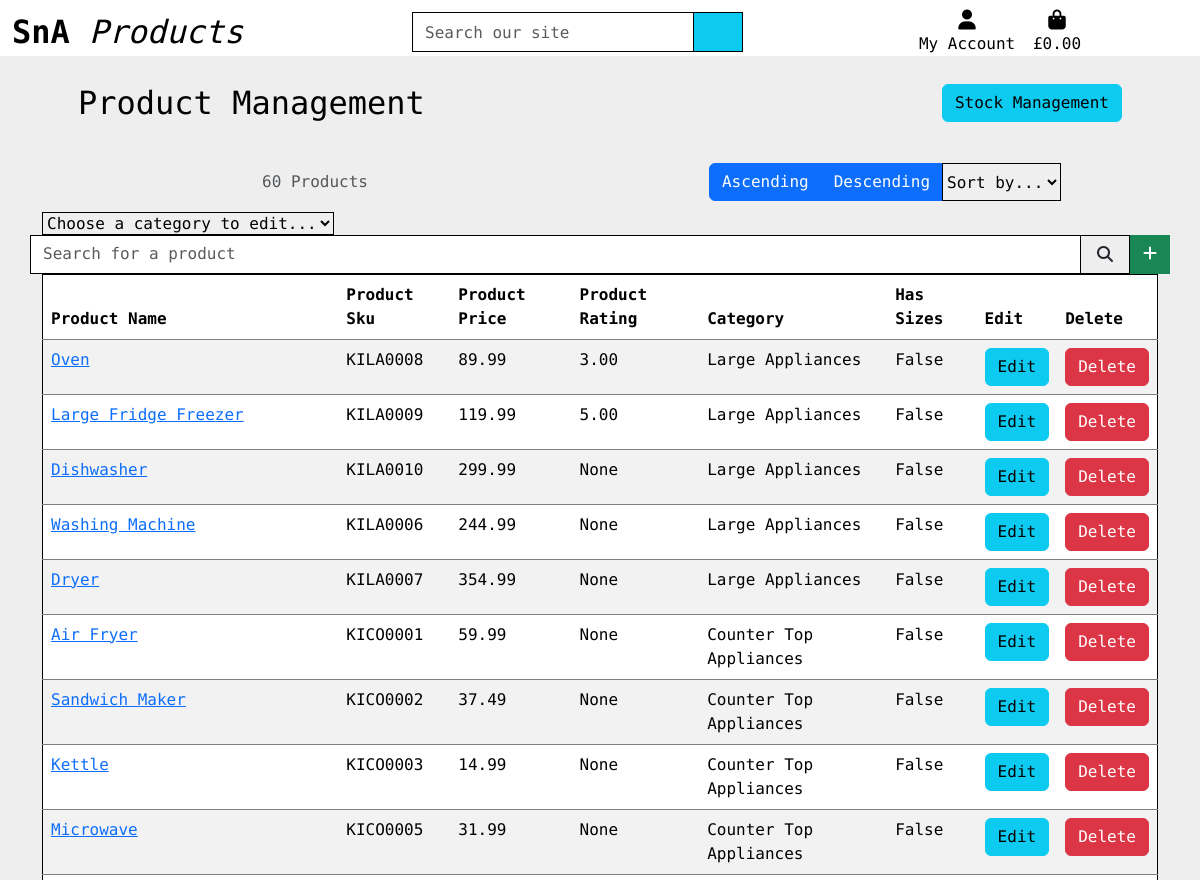
Before: /products/manage (signed in, upper part) with the older database file.
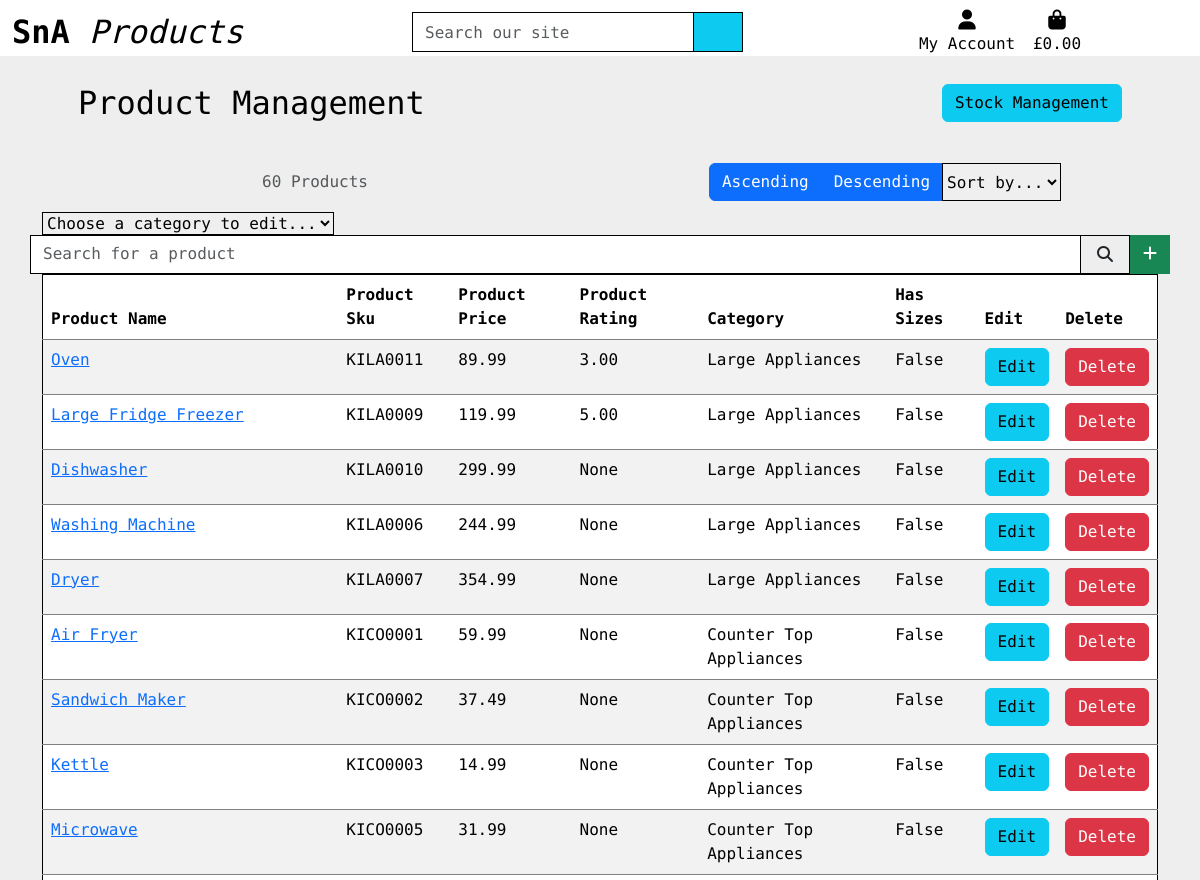
After: the same page with the newer database file.
### products/models.py (models this page shows, shortened)
class Product(models.Model):
    category = models.ForeignKey('Category', limit_choices_to={'type': 1},  null=True, blank=True,
                                 on_delete=models.SET_NULL, default=18)
    sku = models.CharField(max_length=254, unique=True, editable=False)
    name = models.CharField(max_length=254)
    description = models.TextField()
    price = models.DecimalField(max_digits=6, decimal_places=2)
    rating = models.DecimalField(max_digits=6, decimal_places=2, null=True, blank=True)
    image = CloudinaryField('image', default='placeholder')
    has_sizes = models.BooleanField(null=True, blank=True, default=False)
    discounted_price = models.DecimalField(max_digits=6, decimal_places=2, null=True, blank=True)
    def get_category_name(self):
        if self.category is not None:
            return self.category.display_name
        else:
            return "No Category"

class Category(models.Model):
    class Meta:
        verbose_name_plural = 'Categories'
    parent = models.ForeignKey('self', related_name='children', on_delete=models.CASCADE, blank=True, null=True)
    name = models.CharField(max_length=254)
    display_name = models.CharField(max_length=254, null=True, blank=True)
    type = models.IntegerField(choices=CATEGORY_TYPE, editable=False)
    def get_display_name(self):
        return self.display_name

### products/views.py (the view, shortened to what this page needs)
# urls.py: path('manage', views.manage_products, name='manage_products'),
@login_required
def manage_products(request):
    if not request.user.is_superuser:
        messages.error(request, 'Sorry, only shop admins can do that.')
        return redirect(reverse('home'))
    products = Product.objects.all()
    query = None
    categories = None
    sort = None
    direction = None
    display_sorting = {}
    display_category = None
    sort_option = f'{sort}_{direction}'
    all_categories = Category.objects.all()
    context = {
        'all_categories': all_categories,
        'products': products,
        'search_term': query,
        'current_categories': categories,
        'current_sorting': sort_option,
        'display_sorting': display_sorting,
        'display_category': display_category,
    }
    return render(request, 'products/manage_products.html', context)

### products/templates/products/manage_products.html (shortened to what the changed rows need)
{% extends "base.html" %}
{% load static %}
{% block content %}
    <div class="container-md px-4 py-1 d-flex justify-content-between">
        <h2 class="m-4"><a href="{% url 'manage_products' %}" class="no-link-decoration">Product Management</a></h2>
    </div>
    <div class="container container-fluid">
        <table class="table table-striped border-black">
            <thead>
                <tr>
                    <th scope="col">Product Name</th>
                    <th scope="col">Product Sku</th>
                    <th scope="col" class="d-none d-lg-table-cell">Product Price</th>
                    <th scope="col" class="d-none d-lg-table-cell">Product Rating</th>
                    <th scope="col" class="d-none d-lg-table-cell">Category</th>
                    <th scope="col" class="d-none d-lg-table-cell">Has Sizes</th>
                    <th scope="col">Edit</th>
                    <th scope="col">Delete</th>
                </tr>
            </thead>
            {% for product in products %}
            <tr>
                <td><a href="{% url 'product_detail' product.id %}">{{ product.name }}</a></td>
                <td>{{ product.sku }}</td>
                <td class="d-none d-lg-table-cell">{{ product.price }}</td>
                <td class="d-none d-lg-table-cell">{{ product.rating }}</td>
                <td class="d-none d-lg-table-cell">{{ product.get_category_name }}</td>
                <td class="d-none d-lg-table-cell">{{ product.has_sizes }}</td>
                <td><a class="btn btn-info" href="{% url 'edit_product' product.id %}">Edit</a></td>
                <td><a class="btn btn-danger" href="{% url 'delete_product' product.id %}">Delete</a></td>
            </tr>
            {% endfor %}
        </table>
    </div>
{% endblock content %}

Changed rows visible on the page:
changed Product "Oven": sku "KILA0008" → "KILA0011"
